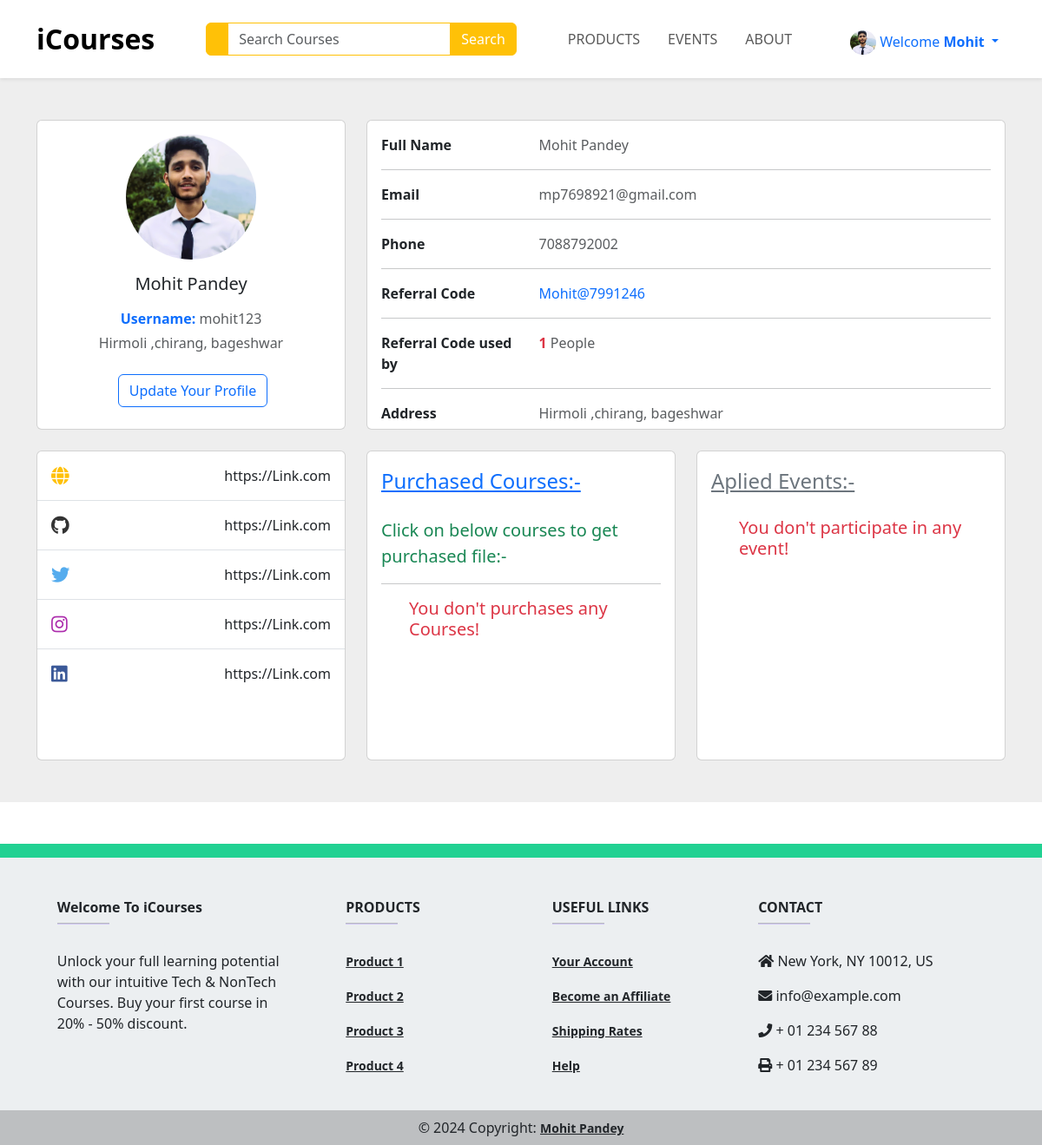
Screenshot of /profilePage/ (signed in) with the database file from the repository.
### home/models.py (models this page shows, shortened)
class UserProfile(models.Model):
    user = models.OneToOneField(User, on_delete = models.CASCADE)
    referral_link = models.CharField(max_length=100,default='', blank=True, null=True)
    picture = models.ImageField(upload_to='profile_pictures', blank=True, null=True)
    phone = models.CharField(max_length=14, default='', blank=True, null=True)
    address = models.TextField(default='', blank=True, null=True)
    birthdate = models.CharField(max_length =20,null=True, blank=True)
    referral_code_used = models.IntegerField(default=0, blank=True, null=True)

### home/views.py (the view)
# urls.py: path('profilePage/',views.ProfilePage, name='profilePage'),
def ProfilePage(request):
    if request.method == "GET":
      search = request.GET.get('search')
      if search != None:
        course = Course.objects.filter(courseName__icontains=search)
        return render(request,"Products/allCourse.html",{'courses':course})
    userinfo = get_object_or_404(UserProfile, user=request.user)
    orders = OrdersPayment.objects.filter(user=request.user)
    course = [order.buycourse for order in orders]
    courses = Course.objects.filter(courseName__in=course)
    eventRegistration = EventRegistration.objects.filter(user=request.user)
    context = {'userinfo': userinfo, 'courses': courses,'events':eventRegistration}
    return render(request, 'UserProfile/userprofile.html',context)

### home/context_processors.py (called while the page is built)
def user_info(request):
    user_info = None
    if request.user.is_authenticated:
        try:
            user_info = request.user.userprofile  # Assuming UserProfile is related to the User model
        except UserProfile.DoesNotExist:
            pass  # Handle the case where UserProfile doesn't exist for the current user
    return {'user_info': user_info}

### home/Templates/UserProfile/userprofile.html (shortened to what this page needs)
{% extends 'base.html' %}
{% block Css %}
  <link rel="stylesheet" href="https://cdnjs.cloudflare.com/ajax/libs/font-awesome/5.15.3/css/all.min.css" />
{% endblock %}
{% block body %}
  <section style="background-color: #eee;">
    <div class="container py-5">
      {% if user.is_authenticated %}
        <div class="row">
          <div class="col-lg-4">
            <div class="card mb-4">
              <div class="card-body text-center">
                {% if userinfo and userinfo.picture %}
                  <img class="rounded-image img-fluid" src="{{ userinfo.picture.url }}" style="width: 150px;" alt="User Picture" />
                {% else %}
                  <img width="150px" src="https://static-00.iconduck.com/assets.00/profile-circle-icon-2048x2048-cqe5466q.png" alt="" />
                {% endif %}
                <h5 class="my-3">{{ user.first_name }} {{ user.last_name }}</h5>
                <p class="text-muted mb-1">
                  <b class="text-primary">Username:</b> {{ user.username }}
                </p>
                <p class="text-muted mb-4">{{ userinfo.address }}</p>
                <div class="d-flex justify-content-center mb-2">
                  <a href="/updateProfile/" class="btn btn-outline-primary ms-1">Update Your Profile</a>
                </div>
              </div>
            </div>
            <div class="card mb-4 mb-lg-0">
              <div class="card-body p-0">
                <ul class="list-group list-group-flush rounded-3">
                  <li class="list-group-item d-flex justify-content-between align-items-center p-3">
                    <i class="fas fa-globe fa-lg text-warning"></i>
                    <p class="mb-0">https://Link.com</p>
                  </li>
                  <li class="list-group-item d-flex justify-content-between align-items-center p-3">
                    <i class="fab fa-github fa-lg" style="color: #333333;"></i>
                    <p class="mb-0">https://Link.com</p>
                  </li>
                  <li class="list-group-item d-flex justify-content-between align-items-center p-3">
                    <i class="fab fa-twitter fa-lg" style="color: #55acee;"></i>
                    <p class="mb-0">https://Link.com</p>
                  </li>
                  <li class="list-group-item d-flex justify-content-between align-items-center p-3">
                    <i class="fab fa-instagram fa-lg" style="color: #ac2bac;"></i>
                    <p class="mb-0">https://Link.com</p>
                  </li>
                  <li class="list-group-item d-flex justify-content-between align-items-center p-3">
                    <i class="fab fa-linkedin fa-lg" style="color: #3b5998;"></i>
                    <p class="mb-0">https://Link.com</p>
                  </li>
                </ul>
              </div>
            </div>
          </div>
          <div class="col-lg-8">
            <div class="card mb-4">
              <div class="card-body">
                <div class="row">
                  <div class="col-sm-3">
                    <p class="mb-0">
                      <b>Full Name</b>
                    </p>
                  </div>
                  <div class="col-sm-9">
                    <p class="text-muted mb-0">{{ user.first_name }} {{ user.last_name }}</p>
                  </div>
                </div>
                <hr />
                <div class="row">
                  <div class="col-sm-3">
                    <p class="mb-0">
                      <b>Email</b>
                    </p>
                  </div>
                  <div class="col-sm-9">
                    <p class="text-muted mb-0">{{ user.email }}</p>
                  </div>
                </div>
                <hr />
                <div class="row">
                  <div class="col-sm-3">
                    <p class="mb-0">
                      <b>Phone</b>
                    </p>
                  </div>
                  <div class="col-sm-9">
                    <p class="text-muted mb-0">{{ userinfo.phone }}</p>
                  </div>
                </div>
                <hr />
                <div class="row">
                  <div class="col-sm-3">
                    <p class="mb-0">
                      <b>Referral Code</b>
                    </p>
                  </div>
                  <div class="col-sm-9">
                    <p class="text-primary mb-0">{{ userinfo.referral_link }}</p>
                  </div>
                </div>
                <hr />
                <div class="row">
                  <div class="col-sm-3">
                    <p class="mb-0">
                      <b>Referral Code used by</b>
                    </p>
                  </div>
                  <div class="col-sm-9">
                    <p class="text-muted mb-0">
                      <b class="text-danger">{{ userinfo.referral_code_used }}</b> People
                    </p>
                  </div>
                </div>
                <hr />
                <div class="row">
                  <div class="col-sm-3">
                    <p class="mb-0">
                      <b>Address</b>
                    </p>
                  </div>
                  <div class="col-sm-9">
                    <p class="text-muted mb-0">{{ userinfo.address }}</p>
                  </div>
                </div>
              </div>
            </div>
            <div class="row">
              <div class="col-md-6">
                <div class="card mb-4 mb-md-0">
                  <div class="card-body">
                    <p class="mb-4">
                      <span class="text-primary fs-4 font-italic me-1"><u>Purchased Courses:-</u></span>
                      <div class="text-success fs-5 font-italic me-1">Click on below courses to get purchased file:-</div>
                      <hr />
                    </p>
                    <ul>
                      {% if courses %}
                      {% for course in courses %}
                        <li class="text-danger fs-4">
                          <a href="{{ course.courseFile.url }}">{{ course }}</a>
                        </li>
                      {% endfor %}
                      {% else %}
                      <h5 class="text-danger">You don't purchases any Courses!</h5>
                      {% endif %}
                    </ul>
                  </div>
                </div>
              </div>
              <div class="col-md-6">
                <div class="card mb-4 mb-md-0">
                  <div class="card-body">
                    <p class="mb-4">
                      <span class="text-secondary fs-4 font-italic me-1"><u>Aplied Events:-</u></span>
                    </p>
                    <ul>
                      {% if events %}
                      {% for event in events %}
                        <li class="text-danger fs-4">
                          <a href="/eventInfo/{{event.event.id}}">{{event.event}}</a>
                        </li>
                      {% endfor %}
                      {% else %}
                      <h5 class="text-danger">You don't participate in any event!</h5>
                      {% endif %}
                    </ul>
                  </div>
                </div>
              </div>
            </div>
          </div>
        </div>
      {% endif %}
    </div>
  </section>
{% endblock %}

### home/Templates/base.html (shortened to what this page needs)
<!DOCTYPE html>
<html lang="en">
  <head>
    <link rel="stylesheet" href="https://cdn.jsdelivr.net/npm/bootstrap@5.3.3/dist/css/bootstrap.min.css" />
    <link rel="stylesheet" href="/static/Css/base.css" />
    <link href="https://cdn.jsdelivr.net/npm/bootstrap@5.3.3/dist/css/bootstrap.min.css" rel="stylesheet" />
    {% block Css %}
    {% endblock %}
  </head>
  <body>
    <nav class="navbar navbar-expand-lg bg-white sticky-top navbar-light p-3 shadow-sm">
      <div class="container">
        <a class="navbar-brand fs-2" href="/"><strong>iCourses</strong></a>
        <div class="collapse navbar-collapse" id="navbarNavDropdown">
          <div class="ms-auto d-none d-lg-block">
            <form method="get">
            <div class="input-group">
              <span class="border-warning input-group-text bg-warning text-white"></span>
              <input type="search" class="form-control border-warning" name="search" placeholder="Search Courses" style="color:#7a7a7a" />
              <button type="submit" class="btn btn-warning text-white">Search</button>
            </div>
           </form>
          </div>
          <ul class="navbar-nav ms-auto">
            <li class="nav-item">
              <a class="nav-link mx-2 text-uppercase {% if request.path == '/product/' %}active{% endif %}" href="/product/">Products</a>
            </li>
            <li class="nav-item">
              <a class="nav-link mx-2 text-uppercase {% if request.path == '/events/' %}active{% endif %}" href="/events/">Events</a>
            </li>
            <li class="nav-item">
              <a class="nav-link mx-2 text-uppercase {% if request.path == '/about/' %}active{% endif %}" href="/about/">About</a>
            </li>
          </ul>
          <ul class="navbar-nav ms-auto">
            {% if user.is_authenticated %}
              <li class="nav-item dropdown mt-2">
                <a class="text-primary nav-link dropdown-toggle" href="" role="button" data-bs-toggle="dropdown" aria-expanded="false">
                  {% if user_info and user_info.picture %}
                    <img class="rounded-image" width="30px" src="{{ user_info.picture.url }}" alt="User Picture" />
                  {% else %}
                  <img width="30px" src="https://static-00.iconduck.com/assets.00/profile-circle-icon-2048x2048-cqe5466q.png" alt="">
                    {% endif %}
                  Welcome <b>{{ user.first_name }}</b>
                </a>
              </li>
            {% endif %}
          </ul>
        </div>
      </div>
    </nav>
    {% block body %}
    {% endblock %}
    <footer class="text-center text-lg-start mt-5 text-dark" style="background-color: #ECEFF1">
      <section class="d-flex justify-content-between p-2 text-white" style="background-color: #21D192"></section>
      <section class="">
        <div class="container text-center text-md-start mt-5">
          <div class="row mt-3">
            <div class="col-md-3 col-lg-4 col-xl-3 mx-auto mb-4">
              <h6 class="fw-bold">Welcome To iCourses</h6>
              <hr class="mb-4 mt-0 d-inline-block mx-auto" style="width: 60px; background-color: #7c4dff; height: 2px" />
              <p>Unlock your full learning potential with our intuitive Tech & NonTech Courses. Buy your first course in 20% - 50% discount.</p>
            </div>
            <div class="col-md-2 col-lg-2 col-xl-2 mx-auto mb-4">
              <h6 class="text-uppercase fw-bold">Products</h6>
              <hr class="mb-4 mt-0 d-inline-block mx-auto" style="width: 60px; background-color: #7c4dff; height: 2px" />
              <p>
                <a href="#!" class="text-dark">Product 1</a>
              </p>
              <p>
                <a href="#!" class="text-dark">Product 2</a>
              </p>
              <p>
                <a href="#!" class="text-dark">Product 3</a>
              </p>
              <p>
                <a href="#!" class="text-dark">Product 4</a>
              </p>
            </div>
            <div class="col-md-3 col-lg-2 col-xl-2 mx-auto mb-4">
              <h6 class="text-uppercase fw-bold">Useful links</h6>
              <hr class="mb-4 mt-0 d-inline-block mx-auto" style="width: 60px; background-color: #7c4dff; height: 2px" />
              <p>
                <a href="#!" class="text-dark">Your Account</a>
              </p>
              <p>
                <a href="#!" class="text-dark">Become an Affiliate</a>
              </p>
              <p>
                <a href="#!" class="text-dark">Shipping Rates</a>
              </p>
              <p>
                <a href="#!" class="text-dark">Help</a>
              </p>
            </div>
            <div class="col-md-4 col-lg-3 col-xl-3 mx-auto mb-md-0 mb-4">
              <h6 class="text-uppercase fw-bold">Contact</h6>
              <hr class="mb-4 mt-0 d-inline-block mx-auto" style="width: 60px; background-color: #7c4dff; height: 2px" />
              <p>
                <i class="fas fa-home mr-3"></i> New York, NY 10012, US
              </p>
              <p>
                <i class="fas fa-envelope mr-3"></i> info@example.com
              </p>
              <p>
                <i class="fas fa-phone mr-3"></i> + 01 234 567 88
              </p>
              <p>
                <i class="fas fa-print mr-3"></i> + 01 234 567 89
              </p>
            </div>
          </div>
        </div>
      </section>
      <div class="text-center p-2" style="background-color: rgba(0, 0, 0, 0.2)">
        © 2024 Copyright:
        <a class="text-dark" href="">Mohit Pandey</a>
      </div>
    </footer>
  </body>
</html>

### static/Css/base.css (style rules this page uses)
a { font-size: 14px; font-weight: 700 }
.form-control { outline: none !important; box-shadow: none !important; }
.rounded-image { border-radius: 50%; }

### home/Templates/UserProfile/userprofile.html (style rules this page uses)
.card-body { height: 355px; overflow: auto; }

### rows the page displays
UserProfile: picture (picture), address "Hirmoli ,chirang, bageshwar", phone "7088792002", referral_link "Mohit@7991246", referral_code_used "1"

### other values shown
{{ user.first_name }} "Mohit"
{{ user.last_name }} "Pandey"
{{ user.username }} "mohit123"
{{ user.email }} "mp7698921@gmail.com"
